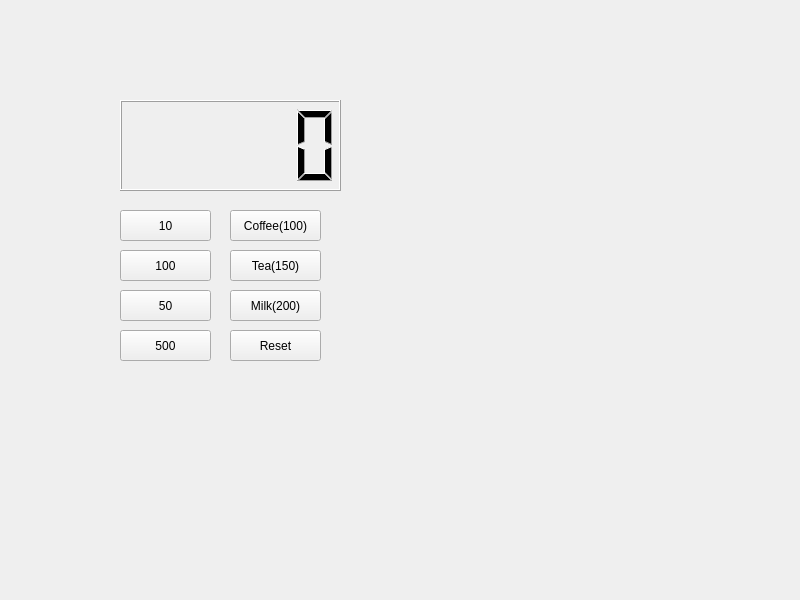
<?xml version="1.0" encoding="UTF-8"?>
<ui version="4.0">
 <class>Widget</class>
 <widget class="QWidget" name="Widget">
  <property name="geometry">
   <rect>
    <x>0</x>
    <y>0</y>
    <width>800</width>
    <height>600</height>
   </rect>
  </property>
  <property name="windowTitle">
   <string>Widget</string>
  </property>
  <widget class="QPushButton" name="pb10">
   <property name="geometry">
    <rect>
     <x>120</x>
     <y>210</y>
     <width>91</width>
     <height>31</height>
    </rect>
   </property>
   <property name="text">
    <string>10</string>
   </property>
  </widget>
  <widget class="QLCDNumber" name="lcdNumber">
   <property name="geometry">
    <rect>
     <x>120</x>
     <y>100</y>
     <width>221</width>
     <height>91</height>
    </rect>
   </property>
  </widget>
  <widget class="QPushButton" name="pb100">
   <property name="geometry">
    <rect>
     <x>120</x>
     <y>250</y>
     <width>91</width>
     <height>31</height>
    </rect>
   </property>
   <property name="text">
    <string>100</string>
   </property>
  </widget>
  <widget class="QPushButton" name="pb500">
   <property name="geometry">
    <rect>
     <x>120</x>
     <y>330</y>
     <width>91</width>
     <height>31</height>
    </rect>
   </property>
   <property name="text">
    <string>500</string>
   </property>
  </widget>
  <widget class="QPushButton" name="pb50">
   <property name="geometry">
    <rect>
     <x>120</x>
     <y>290</y>
     <width>91</width>
     <height>31</height>
    </rect>
   </property>
   <property name="text">
    <string>50</string>
   </property>
  </widget>
  <widget class="QPushButton" name="pbCoffee">
   <property name="geometry">
    <rect>
     <x>230</x>
     <y>210</y>
     <width>91</width>
     <height>31</height>
    </rect>
   </property>
   <property name="text">
    <string>Coffee(100)</string>
   </property>
  </widget>
  <widget class="QPushButton" name="pbTea">
   <property name="geometry">
    <rect>
     <x>230</x>
     <y>250</y>
     <width>91</width>
     <height>31</height>
    </rect>
   </property>
   <property name="text">
    <string>Tea(150)</string>
   </property>
  </widget>
  <widget class="QPushButton" name="pbMilk">
   <property name="geometry">
    <rect>
     <x>230</x>
     <y>290</y>
     <width>91</width>
     <height>31</height>
    </rect>
   </property>
   <property name="text">
    <string>Milk(200)</string>
   </property>
  </widget>
  <widget class="QPushButton" name="pbReset">
   <property name="geometry">
    <rect>
     <x>230</x>
     <y>330</y>
     <width>91</width>
     <height>31</height>
    </rect>
   </property>
   <property name="text">
    <string>Reset</string>
   </property>
  </widget>
 </widget>
 <resources/>
 <connections/>
</ui>
